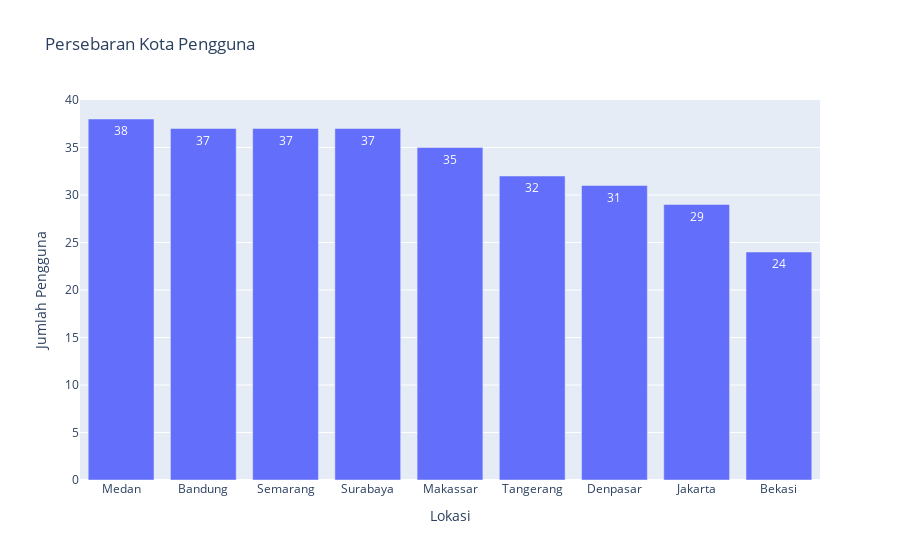

Source (notebook cell):
### Code cell
# grouping data by lokasi and counting nama
toploc = df.groupby("Nama Lokasi")["Nama"].count().sort_values(ascending=False)
toploc = toploc.reset_index()

# bar chart figure
fig = px.bar(toploc, x="Nama Lokasi", y="Nama", orientation='v', text_auto=True, title="Persebaran Kota Pengguna")
fig.update_layout(xaxis_title='Lokasi', yaxis_title='Jumlah Pengguna')

# display
fig.show()

### Figure 1 — Plotly figure (JSON) as saved in the notebook; plotly's stock layout.template omitted (floating-point values rounded to 4 significant figures)
{"data": [{"alignmentgroup": "True", "hovertemplate": "Nama Lokasi=%{x}<br>Nama=%{y}<extra></extra>", "legendgroup": "", "marker": {"color": "#636efa", "pattern": {"shape": ""}}, "name": "", "offsetgroup": "", "orientation": "v", "showlegend": false, "textposition": "auto", "texttemplate": "%{y}", "type": "bar", "x": ["Medan", "Bandung", "Semarang", "Surabaya", "Makassar", "Tangerang", "Denpasar", "Jakarta", "Bekasi"], "xaxis": "x", "y": [38, 37, 37, 37, 35, 32, 31, 29, 24], "yaxis": "y"}], "layout": {"barmode": "relative", "legend": {"tracegroupgap": 0}, "title": {"text": "Persebaran Kota Pengguna"}, "xaxis": {"anchor": "y", "domain": [0, 1], "title": {"text": "Lokasi"}}, "yaxis": {"anchor": "x", "domain": [0, 1], "title": {"text": "Jumlah Pengguna"}}}}
